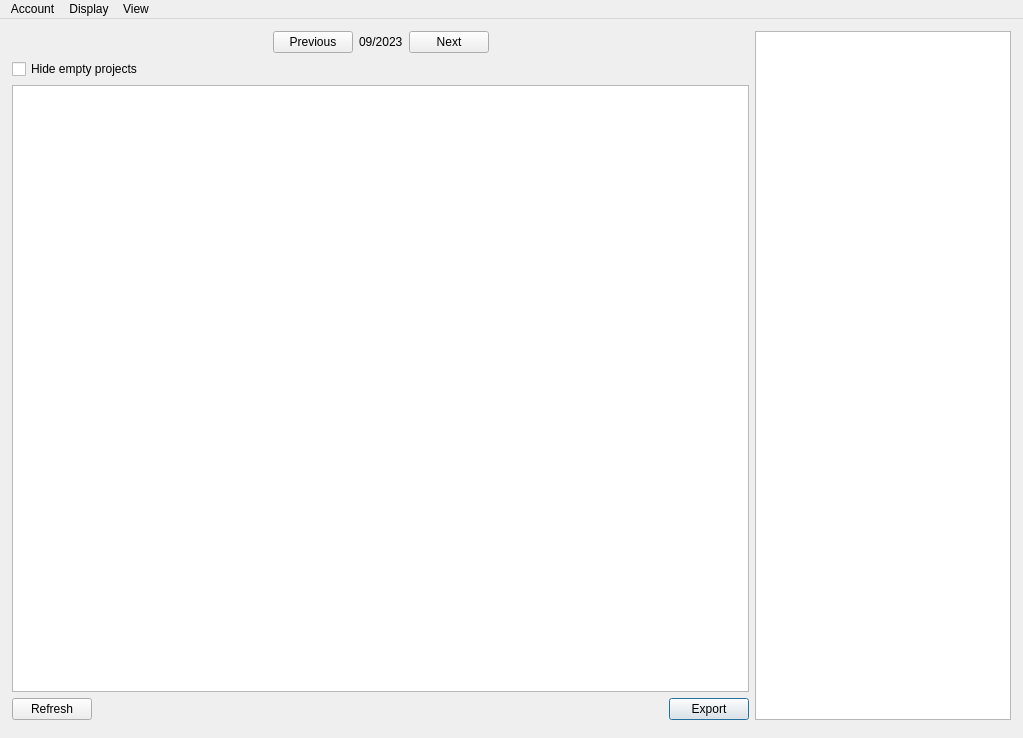
<?xml version="1.0" encoding="UTF-8"?>
<ui version="4.0">
 <class>BetterTogglMainWindow</class>
 <widget class="QMainWindow" name="BetterTogglMainWindow">
  <property name="geometry">
   <rect>
    <x>0</x>
    <y>0</y>
    <width>1023</width>
    <height>738</height>
   </rect>
  </property>
  <property name="windowTitle">
   <string>BetterTogglMainWindow</string>
  </property>
  <widget class="QWidget" name="centralwidget">
   <layout class="QVBoxLayout" name="verticalLayout">
    <property name="leftMargin">
     <number>0</number>
    </property>
    <property name="topMargin">
     <number>0</number>
    </property>
    <property name="rightMargin">
     <number>0</number>
    </property>
    <property name="bottomMargin">
     <number>0</number>
    </property>
    <item>
     <widget class="QStackedWidget" name="stackedWidget">
      <property name="currentIndex">
       <number>3</number>
      </property>
      <widget class="QWidget" name="notAuthenticatedPage">
       <layout class="QHBoxLayout" name="horizontalLayout">
        <item>
         <spacer name="horizontalSpacer">
          <property name="orientation">
           <enum>Qt::Horizontal</enum>
          </property>
          <property name="sizeHint" stdset="0">
           <size>
            <width>228</width>
            <height>20</height>
           </size>
          </property>
         </spacer>
        </item>
        <item>
         <layout class="QVBoxLayout" name="verticalLayout_3">
          <item>
           <spacer name="verticalSpacer_2">
            <property name="orientation">
             <enum>Qt::Vertical</enum>
            </property>
            <property name="sizeHint" stdset="0">
             <size>
              <width>20</width>
              <height>40</height>
             </size>
            </property>
           </spacer>
          </item>
          <item>
           <layout class="QVBoxLayout" name="verticalLayout_2">
            <item>
             <widget class="QLabel" name="notLoggedInLabel">
              <property name="text">
               <string>Currently not logged in. Please use button below</string>
              </property>
              <property name="alignment">
               <set>Qt::AlignCenter</set>
              </property>
             </widget>
            </item>
            <item>
             <widget class="QPushButton" name="launchLoginButton">
              <property name="text">
               <string>Login</string>
              </property>
             </widget>
            </item>
           </layout>
          </item>
          <item>
           <spacer name="verticalSpacer">
            <property name="orientation">
             <enum>Qt::Vertical</enum>
            </property>
            <property name="sizeHint" stdset="0">
             <size>
              <width>20</width>
              <height>40</height>
             </size>
            </property>
           </spacer>
          </item>
         </layout>
        </item>
        <item>
         <spacer name="horizontalSpacer_2">
          <property name="orientation">
           <enum>Qt::Horizontal</enum>
          </property>
          <property name="sizeHint" stdset="0">
           <size>
            <width>228</width>
            <height>20</height>
           </size>
          </property>
         </spacer>
        </item>
       </layout>
      </widget>
      <widget class="QWidget" name="authenticatedPage">
       <layout class="QVBoxLayout" name="verticalLayout_4" stretch="0,1">
        <item>
         <layout class="QHBoxLayout" name="horizontalLayout_2" stretch="1,0">
          <property name="spacing">
           <number>24</number>
          </property>
          <item>
           <layout class="QVBoxLayout" name="todayLayout" stretch="0,1">
            <property name="spacing">
             <number>4</number>
            </property>
            <item>
             <widget class="QLabel" name="todayCaptionLabel">
              <property name="text">
               <string>Today</string>
              </property>
             </widget>
            </item>
            <item>
             <widget class="QLabel" name="todayTimeLabel">
              <property name="font">
               <font>
                <family>Courier New</family>
                <pointsize>48</pointsize>
                <bold>true</bold>
               </font>
              </property>
              <property name="text">
               <string> 00:00:00</string>
              </property>
             </widget>
            </item>
           </layout>
          </item>
          <item>
           <layout class="QVBoxLayout" name="longTimeLayout">
            <item>
             <layout class="QVBoxLayout" name="thisWeekLayout" stretch="0,1">
              <property name="spacing">
               <number>4</number>
              </property>
              <item>
               <widget class="QLabel" name="thisWeekCaptionLabel">
                <property name="text">
                 <string>This week</string>
                </property>
               </widget>
              </item>
              <item>
               <widget class="QLabel" name="thisWeekTimeLabel">
                <property name="font">
                 <font>
                  <family>Courier New</family>
                  <pointsize>24</pointsize>
                  <bold>true</bold>
                 </font>
                </property>
                <property name="text">
                 <string> 00:00:00</string>
                </property>
               </widget>
              </item>
             </layout>
            </item>
            <item>
             <layout class="QVBoxLayout" name="thisMonthLayout" stretch="0,1">
              <property name="spacing">
               <number>4</number>
              </property>
              <item>
               <widget class="QLabel" name="thisMonthCaptionLabel">
                <property name="text">
                 <string>This month</string>
                </property>
               </widget>
              </item>
              <item>
               <widget class="QLabel" name="thisMonthTimeLabel">
                <property name="font">
                 <font>
                  <family>Courier New</family>
                  <pointsize>24</pointsize>
                  <bold>true</bold>
                 </font>
                </property>
                <property name="text">
                 <string> 00:00:00</string>
                </property>
               </widget>
              </item>
             </layout>
            </item>
           </layout>
          </item>
         </layout>
        </item>
        <item>
         <widget class="QWidget" name="timeTrackingBody" native="true"/>
        </item>
       </layout>
      </widget>
      <widget class="QWidget" name="analyticsPage"/>
      <widget class="QWidget" name="billingPage">
       <layout class="QHBoxLayout" name="horizontalLayout_4" stretch="1,0">
        <property name="leftMargin">
         <number>12</number>
        </property>
        <property name="topMargin">
         <number>12</number>
        </property>
        <property name="rightMargin">
         <number>12</number>
        </property>
        <property name="bottomMargin">
         <number>12</number>
        </property>
        <item>
         <layout class="QVBoxLayout" name="verticalLayout_5" stretch="0,0,0,0">
          <property name="topMargin">
           <number>0</number>
          </property>
          <item>
           <layout class="QHBoxLayout" name="horizontalLayout_6">
            <property name="topMargin">
             <number>0</number>
            </property>
            <item>
             <spacer name="horizontalSpacer_4">
              <property name="orientation">
               <enum>Qt::Horizontal</enum>
              </property>
              <property name="sizeHint" stdset="0">
               <size>
                <width>40</width>
                <height>20</height>
               </size>
              </property>
             </spacer>
            </item>
            <item>
             <widget class="QPushButton" name="previousMonthSelectionButton">
              <property name="text">
               <string>Previous</string>
              </property>
             </widget>
            </item>
            <item>
             <widget class="QLabel" name="billingMonthSelection">
              <property name="text">
               <string>09/2023</string>
              </property>
             </widget>
            </item>
            <item>
             <widget class="QPushButton" name="nextMonthSelectionButton">
              <property name="text">
               <string>Next</string>
              </property>
             </widget>
            </item>
            <item>
             <spacer name="horizontalSpacer_5">
              <property name="orientation">
               <enum>Qt::Horizontal</enum>
              </property>
              <property name="sizeHint" stdset="0">
               <size>
                <width>40</width>
                <height>20</height>
               </size>
              </property>
             </spacer>
            </item>
           </layout>
          </item>
          <item>
           <layout class="QHBoxLayout" name="horizontalLayout_5">
            <property name="topMargin">
             <number>0</number>
            </property>
            <item>
             <widget class="QCheckBox" name="hideEmptyProjectsCheckBox">
              <property name="text">
               <string>Hide empty projects</string>
              </property>
             </widget>
            </item>
           </layout>
          </item>
          <item>
           <widget class="QTreeView" name="summarizedTreeView">
            <property name="frameShadow">
             <enum>QFrame::Plain</enum>
            </property>
            <property name="sizeAdjustPolicy">
             <enum>QAbstractScrollArea::AdjustToContents</enum>
            </property>
            <property name="editTriggers">
             <set>QAbstractItemView::NoEditTriggers</set>
            </property>
            <property name="alternatingRowColors">
             <bool>true</bool>
            </property>
            <property name="selectionMode">
             <enum>QAbstractItemView::ExtendedSelection</enum>
            </property>
            <property name="animated">
             <bool>true</bool>
            </property>
            <property name="wordWrap">
             <bool>true</bool>
            </property>
            <attribute name="headerCascadingSectionResizes">
             <bool>true</bool>
            </attribute>
            <attribute name="headerMinimumSectionSize">
             <number>120</number>
            </attribute>
            <attribute name="headerDefaultSectionSize">
             <number>120</number>
            </attribute>
           </widget>
          </item>
          <item>
           <layout class="QHBoxLayout" name="horizontalLayout_3">
            <item>
             <widget class="QPushButton" name="refreshBillingDataButton">
              <property name="text">
               <string>Refresh</string>
              </property>
             </widget>
            </item>
            <item>
             <spacer name="horizontalSpacer_3">
              <property name="orientation">
               <enum>Qt::Horizontal</enum>
              </property>
              <property name="sizeHint" stdset="0">
               <size>
                <width>40</width>
                <height>20</height>
               </size>
              </property>
             </spacer>
            </item>
            <item>
             <widget class="QPushButton" name="exportBillingDataButton">
              <property name="text">
               <string>Export</string>
              </property>
              <property name="default">
               <bool>true</bool>
              </property>
             </widget>
            </item>
           </layout>
          </item>
         </layout>
        </item>
        <item>
         <widget class="QListWidget" name="summarizerProjectListWidget">
          <property name="frameShadow">
           <enum>QFrame::Plain</enum>
          </property>
          <property name="editTriggers">
           <set>QAbstractItemView::NoEditTriggers</set>
          </property>
          <property name="wordWrap">
           <bool>true</bool>
          </property>
         </widget>
        </item>
       </layout>
      </widget>
     </widget>
    </item>
    <item>
     <widget class="StatusBar" name="statusBar" native="true"/>
    </item>
   </layout>
  </widget>
  <widget class="QMenuBar" name="menuBar">
   <property name="geometry">
    <rect>
     <x>0</x>
     <y>0</y>
     <width>1023</width>
     <height>43</height>
    </rect>
   </property>
   <widget class="QMenu" name="menuAccount">
    <property name="title">
     <string>Account</string>
    </property>
    <addaction name="actionShow_Workspace_Info"/>
    <addaction name="actionSwitch_Workspace"/>
    <addaction name="separator"/>
    <addaction name="actionSettings"/>
    <addaction name="actionSync"/>
    <addaction name="separator"/>
    <addaction name="actionLogout"/>
   </widget>
   <widget class="QMenu" name="menuDisplay">
    <property name="title">
     <string>Display</string>
    </property>
    <addaction name="actionShow_Rounded"/>
    <addaction name="actionBillable_only"/>
   </widget>
   <widget class="QMenu" name="menuView">
    <property name="title">
     <string>View</string>
    </property>
    <addaction name="actionTime_Tracking"/>
    <addaction name="actionAnalytics"/>
    <addaction name="actionBilling"/>
   </widget>
   <addaction name="menuAccount"/>
   <addaction name="menuDisplay"/>
   <addaction name="menuView"/>
  </widget>
  <action name="actionSync">
   <property name="text">
    <string>Sync</string>
   </property>
   <property name="shortcut">
    <string>Ctrl+R</string>
   </property>
  </action>
  <action name="actionShow_Rounded">
   <property name="checkable">
    <bool>true</bool>
   </property>
   <property name="text">
    <string>Rounded</string>
   </property>
   <property name="toolTip">
    <string>Show only rounded times</string>
   </property>
  </action>
  <action name="actionBillable_only">
   <property name="checkable">
    <bool>true</bool>
   </property>
   <property name="text">
    <string>Billable only</string>
   </property>
   <property name="toolTip">
    <string>Show only billable times</string>
   </property>
  </action>
  <action name="actionSwitch_Workspace">
   <property name="text">
    <string>Switch Workspace</string>
   </property>
  </action>
  <action name="actionShow_Workspace_Info">
   <property name="text">
    <string>Show Workspace Info</string>
   </property>
  </action>
  <action name="actionLogout">
   <property name="text">
    <string>Logout</string>
   </property>
  </action>
  <action name="actionTime_Tracking">
   <property name="checkable">
    <bool>true</bool>
   </property>
   <property name="text">
    <string>Time Tracking</string>
   </property>
  </action>
  <action name="actionAnalytics">
   <property name="checkable">
    <bool>true</bool>
   </property>
   <property name="text">
    <string>Analytics</string>
   </property>
  </action>
  <action name="actionBilling">
   <property name="checkable">
    <bool>true</bool>
   </property>
   <property name="text">
    <string>Billing</string>
   </property>
  </action>
  <action name="actionSettings">
   <property name="text">
    <string>Settings</string>
   </property>
  </action>
 </widget>
 <customwidgets>
  <customwidget>
   <class>StatusBar</class>
   <extends>QWidget</extends>
   <header>statusbar.hpp</header>
   <container>1</container>
  </customwidget>
 </customwidgets>
 <resources/>
 <connections/>
</ui>
